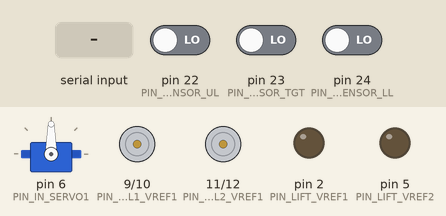
A sketch run on a simulated Arduino Mega 2560, built with avr-gcc and run on an emulated ATmega2560. Parts: servo, motor-driver pin pairs drawn as motors (green arrow = first pin HIGH = forward, orange = second pin HIGH = backward, longer = more drive), output pins drawn as LEDs (lit = HIGH). The inputs (shaded band) are chosen by the test bench; at power-on: pin 22 (PIN_PHOTO_SENSOR_UL) LOW, pin 23 (PIN_PHOTO_SENSOR_TGT) LOW, pin 24 (PIN_PHOTO_SENSOR_LL) LOW. What the sketch prints to the serial monitor is not drawn.

Above: at 1.2 s.
1.3 s: "w" received over the second serial link
At 2.2 s:
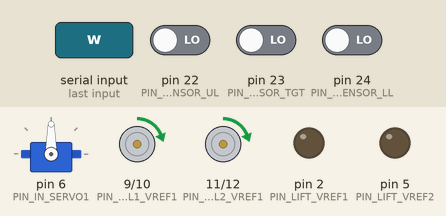
4.3 s: "z" received over the second serial link
At 5.4 s:
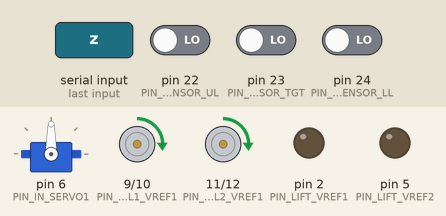
Timing chart, 0 to 7.3 s (numbered marks = the images above; inputs shaded):
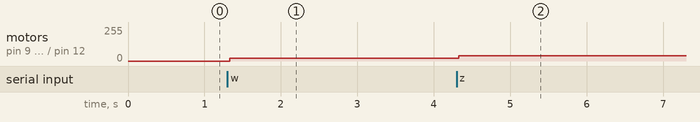

Measured:
- after the input at 1.3 s, motor on pin 9 (PIN_WHEEL1_VREF1) / pin 10 (PIN_WHEEL1_VREF2), motor on pin 11 (PIN_WHEEL2_VREF1) / pin 12 (PIN_WHEEL2_VREF2): stopped → forward 20/255 at once
- after the input at 4.3 s, motor on pin 9 (PIN_WHEEL1_VREF1) / pin 10 (PIN_WHEEL1_VREF2), motor on pin 11 (PIN_WHEEL2_VREF1) / pin 12 (PIN_WHEEL2_VREF2): forward 20/255 → forward 40/255 at once

The sketch:

ARC_2018.ino
```cpp
#include "ARC_cycle.h"
#include "ARC_user_command.h"
#include "ARC_drive.h"
#include "ARC_grasp.h"
#include "ARC_lift.h"

void setup() {
  Serial.begin(9600); // デバッグ用。シリアル通信の転送速度を9600bpsに指定。
  cycleInit();
  uc_init();
  dr_init();
  gr_init();
  lf_init();
}

void loop() {
  bl isElapsed;
  userCmd_t userCmd;

  noInterrupts();
  isElapsed = isElapsed10ms();
  interrupts();

  if( isElapsed ){
    userCmd = uc_tick();
    dr_tick(userCmd);
    gr_tick(userCmd);
    lf_tick(userCmd);
  }

}
```

ARC_common.h
```cpp
#ifndef COMMON_H
#define COMMON_H

typedef unsigned char uc;
typedef signed char sc;
typedef unsigned short us;
typedef signed short ss;
typedef unsigned long ul;
typedef signed long sl;
typedef void vd;
typedef unsigned char bl;

#define TRUE 1
#define FALSE 0

#endif // COMMON_H
```

ARC_cycle.cpp
```cpp
#include "ARC_cycle.h"
#include <MsTimer2.h>

static uc cycleCounter;

//prototype
static vd cycleCount(vd);

vd cycleInit(vd){
  cycleCounter = 0;

  MsTimer2::set(1, cycleCount);
  MsTimer2::start();
}

static vd cycleCount(vd){
  cycleCounter++;
}

static vd cycleClrCounter(vd){
  cycleCounter = 0;
}

bl isElapsed10ms(vd){
  if( cycleCounter >= 10){
    cycleClrCounter();

    return TRUE;
  }

  return FALSE;
}
```

ARC_cycle.h
```cpp
#ifndef CYCLE_H
#define CYCLE_H

#include "ARC_common.h"

extern vd cycleInit(vd);
extern bl isElapsed10ms(vd);

#endif //CYCLE_H
```

ARC_drive.cpp
```cpp
// -----
// Ref  : 上位モジュールから受け取った要求に従い、車両を駆動させる。
// ARC_drive.cpp[dr]
// -----
#include "ARC_drive.h"
#include "ARC_motor_driver.h"

// 車輪1用のピン設定
#define PIN_WHEEL1_VREF1 9  // DCモータ制御はPWMx2必要
#define PIN_WHEEL1_VREF2 10

// 車輪2用のピン設定
#define PIN_WHEEL2_VREF1 11  // DCモータ制御はPWMx2必要
#define PIN_WHEEL2_VREF2 12

//車両を駆動させる要求
typedef enum {
  eDrForward, //前進
  eDrReverse, //後退
  eDrCCW,     //CounterClockWise 反時計回り
  eDrCW,      //CounterClock 時計回り
  eDrStop,    //停止
  eDrBrake,   //ブレーキ
  eDrNoReq,   //車両を駆動させる要求ではない
} driveReq_t;

Motor testMotor1; //車輪1 右側モータ？？
Motor testMotor2; //車輪2 左側モータ？？

static driveReq_t lastDriveReq;  //前回の駆動要求

static driveReq_t dr_cvtDriveReq(userCmd_t);
static void dr_move(driveReq_t);

void dr_init() {
  testMotor1 = Motor(PIN_WHEEL1_VREF1, PIN_WHEEL1_VREF2);
  testMotor2 = Motor(PIN_WHEEL2_VREF1, PIN_WHEEL2_VREF2);
}

void dr_tick(userCmd_t user_cmd){
  driveReq_t dr_req;

  dr_req = dr_cvtDriveReq(user_cmd);  //ユーザーからの命令を変換してから
  dr_move(dr_req);                    //車両を動かす
}

static driveReq_t dr_cvtDriveReq(userCmd_t userCmd){
  driveReq_t driveReq;  //車両を駆動させる要求

  //ユーザーからの命令 → 車両を駆動させる要求
  switch(userCmd){
    case eUcDriveForward:
      driveReq = eDrForward;
      break;
    case eUcDriveReverse:
      driveReq = eDrReverse;
      break;
    case eUcDriveCCW:
      driveReq = eDrCCW;
      break;
    case eUcDriveCW:
      driveReq = eDrCW;
      break;
    case eUcDriveStop:
      driveReq = eDrStop;
      break;
    case eUcDriveBrake:
      driveReq = eDrBrake;
      break;
    default:
      driveReq = eDrNoReq;  //車両を駆動させる要求ではない場合
      break;
  }
  return driveReq;
}

static void dr_move(driveReq_t dr_req) {
  //前回の駆動要求と今回の駆動要求が異なれば
  if(lastDriveReq != dr_req){
    //受け取った要求に従い、車両を動かす
    switch(dr_req){
      case eDrForward: // 前進
        testMotor1.forward();
        testMotor2.forward();
        Serial.println("Forward");
        Serial.println(testMotor1.get_speed(), DEC);
        break;
      case eDrReverse: // 後退
        testMotor1.reverse();
        testMotor2.reverse();
        Serial.println("Reverse");
        Serial.println(testMotor1.get_speed(), DEC);
        break;
      case eDrCCW: // 反時計回り
        testMotor1.forward();
        testMotor2.reverse();
        Serial.println("Counter clockwise");
        Serial.println(testMotor1.get_speed(), DEC);
      case eDrCW: // 時計回り
        testMotor1.reverse();
        testMotor2.forward();
        Serial.println("Clockwise");
        Serial.println(testMotor1.get_speed(), DEC);
      case eDrStop: // 停止
        testMotor1.stop();
        testMotor2.stop();
        Serial.println("Stop");
        Serial.println(testMotor1.get_speed(), DEC);
        break;
      case eDrBrake: // ブレーキ
        testMotor1.brake();
        testMotor2.brake();
        Serial.println("Brake");
        break;
      case eDrNoReq:  //車両を動かす要求ではない場合
      default:
        break;
    }
  }
  lastDriveReq = dr_req;  //前回値の更新
}
```

ARC_drive.h
```cpp
// -----
// Abst : 車両を駆動させる
// -----

#ifndef ARC_DRIVE_H
#define ARC_DRIVE_H

#include "ARC_common.h"
#include "ARC_user_command.h"

extern void dr_init();
extern void dr_tick(userCmd_t);

#endif //ARC_DRIVE_H
```

ARC_grasp.cpp
```cpp
// -----
// Abst : 上位モジュールからの要求に従い、グリップをOpen/Closeする
// Ref  :
// -----
#include "ARC_grasp.h"
#include "ARC_servo_driver.h"
#include <Arduino.h>

#define PIN_IN_SERVO1 6 // 把持動作で利用するピン番号

//グリップを開閉させる要求
typedef enum {
  eGrOpen,  //オープン
  eGrClose, //クローズ
  eGrReset, //リセット
  eGrNoReq, //グリップを開閉させる要求ではない
} graspReq_t;

ARCGrasp grasp1;

static graspReq_t lastGraspReq;  //前回の開閉要求

static graspReq_t gr_cvtGraspReq(userCmd_t);
static void gr_grasp(graspReq_t);

void gr_init() {
  grasp1 = ARCGrasp(PIN_IN_SERVO1, 30, 100);
}

void gr_tick(userCmd_t user_cmd){
  graspReq_t gr_req;

  gr_req = gr_cvtGraspReq(user_cmd);  //ユーザーからの命令を変換してから
  gr_grasp(gr_req);                   //グリップを動かす
}

static graspReq_t gr_cvtGraspReq(userCmd_t userCmd){
  graspReq_t graspReq;  //グリップを開閉させる要求

  //ユーザーからの命令 → グリップを開閉させる要求
  switch(userCmd){
    case eUcGraspOpen:
      graspReq = eGrOpen;
      break;
    case eUcGraspClose:
      graspReq = eGrClose;
      break;
    case eUcGraspReset:
      graspReq = eGrReset;
      break;
    default:
      graspReq = eGrNoReq;  //グリップを開閉させる要求ではない場合
      break;
  }

  return graspReq;
}

static void gr_grasp(graspReq_t gr_req) {
  //前回の駆動要求と今回の駆動要求が異なれば
  if(lastGraspReq != gr_req){
    switch(gr_req){
      case eGrOpen: // オープン
        Serial.println("o key(open) is clicked!");
        grasp1.open();
        break;
      case eGrClose: // クローズ
        Serial.println("p key(close) is clicked!");
        grasp1.close();
        break;
      case eGrReset: // リセット
        Serial.println("r key(reset) is clicked!");
        grasp1.reset();
        break;
      case eGrNoReq:  //グリップを開閉させる要求ではない場合
      default:
        break;
    }
  }
  lastGraspReq = gr_req;
}
```

ARC_grasp.h
```cpp
// -----
// Abst : グリップをOpen/Closeする
// Ref  :
// -----

#ifndef ARC_GRASP_H
#define ARC_GRASP_H

#include "ARC_common.h"
#include "ARC_user_command.h"


extern void gr_init();
extern void gr_tick(userCmd_t);

#endif //ARC_GRASP_H
```

ARC_lift.cpp
```cpp
// -----
// Abst : 上位モジュールからの要求に従いリフトを上下する
// ARC_lift.cpp[lf]
// -----
#include "ARC_lift.h"
#include "ARC_motor_driver.h"
#include "ARC_photo_sensor.h"

// リフト用
#define PIN_LIFT_VREF1 2  // DCモータ制御はPWMx2必要
#define PIN_LIFT_VREF2 5

//リフトを上下させる要求
typedef enum {
  eLfUp,    //上昇
  eLfDown,  //下降
  eLfStop,  //停止
  eLfBrake, //ブレーキ
  eLfNoReq, //リフトを駆動させる要求ではない
} liftReq_t;

Motor testMotorLift;

static liftReq_t lastLiftReq;  //前回の駆動要求

static liftReq_t lf_cvtLiftReq(userCmd_t userCmd);
static void lf_lift(liftReq_t lf_req);

void lf_init() {
  testMotorLift = Motor(PIN_LIFT_VREF1, PIN_LIFT_VREF2);
  ps_init();
}

void lf_tick(userCmd_t user_cmd){
  liftReq_t lf_req;

  lf_req = lf_cvtLiftReq(user_cmd);  //ユーザーからの命令を変換してから
  lf_lift(lf_req);                   //グリップを動かす
}

static liftReq_t lf_cvtLiftReq(userCmd_t userCmd){
  liftReq_t liftReq;  //リフトを駆動させる要求

  //ユーザーからの命令 → リフトを駆動させる要求
  switch(userCmd){
    case eUcLiftUp:
      liftReq = liftReq;
      break;
    case eUcLiftDown:
      liftReq = eLfDown;
      break;
    case eUcLiftStop:
      liftReq = eLfStop;
      break;
    case eUcLiftBrake:
      liftReq = eLfBrake;
      break;
    default:
      liftReq = eLfNoReq;  //グリップを開閉させる要求ではない場合
      break;
  }

  return liftReq;
}

static void lf_lift(liftReq_t lf_req) {
  //リフトの上下限に達したか、ターゲットの位置に到達した場合
  if(ps_photoSensor() == ePsDetected){
    //リフト停止
    testMotorLift.stop();
    Serial.println("Stop");
    Serial.println(testMotorLift.get_speed(), DEC);
    return;
  }

  //前回の駆動要求と今回の駆動要求が異なれば
  if(lastLiftReq != lf_req){
    switch(lf_req){
      case eLfUp: // 上昇
        testMotorLift.forward();
        Serial.println("Up");
        Serial.println(testMotorLift.get_speed(), DEC);
        break;
      case eLfDown: // 下降
        testMotorLift.reverse();
        Serial.println("Reverse");
        Serial.println(testMotorLift.get_speed(), DEC);
        break;
      case eLfStop: // 停止
        testMotorLift.stop();
        Serial.println("Stop");
        Serial.println(testMotorLift.get_speed(), DEC);
        break;
      case eLfBrake: // ブレーキ
        testMotorLift.brake();
        Serial.println("Brake");
        break;
      default:
        break;
    }
  }
}
```

ARC_lift.h
```cpp
// -----
// Abst : リフトを上下する
// Ref  :
// -----

#ifndef ARC_LIFT_H
#define ARC_LIFT_H

#include "ARC_common.h"
#include "ARC_user_command.h"

extern void lf_init();
extern void lf_tick(userCmd_t);

#endif //ARC_LIFT_H
```

ARC_photo_sensor.cpp
```cpp
// -----
// Abst : 透過型フォトセンサが物体を検知したかを取得する。
// Ref  :
// ARC_photo_sensor.cpp[ps]
// -----
#include "ARC_photo_sensor.h"
#include <arduino.h>

#define PIN_PHOTO_SENSOR_UL 22 // リフト上限用フォトセンサのピン番号(Digital)
#define PIN_PHOTO_SENSOR_TGT 23 // ターゲット用フォトセンサのピン番号(Digital)
#define PIN_PHOTO_SENSOR_LL 24 // リフト下限用フォトセンサのピン番号(Digital)

void ps_init(void) {
  pinMode(PIN_PHOTO_SENSOR_UL, INPUT);
  pinMode(PIN_PHOTO_SENSOR_TGT, INPUT);
  pinMode(PIN_PHOTO_SENSOR_LL, INPUT);
}

photoSensorRslt_t ps_photoSensor(void) {

  if((digitalRead(PIN_PHOTO_SENSOR_UL) == HIGH)
  || (digitalRead(PIN_PHOTO_SENSOR_TGT) == HIGH)
  || (digitalRead(PIN_PHOTO_SENSOR_LL) == HIGH)){
    Serial.println("Detected!!");
    return ePsDetected;
  }else{
    Serial.println("Not detected.");
    return ePsNotDetected;
  }
}
```

ARC_photo_sensor.h
```cpp
// -----
// Abst : 透過型フォトセンサが物体を検知したかを取得する。
// Ref  :
// -----

#ifndef ARC_PHOTO_SENSOR_H
#define ARC_PHOTO_SENSOR_H

#include "ARC_common.h"

//センサの検知結果
typedef enum {
  ePsDetected,    //検知
  ePsNotDetected, //非検知
} photoSensorRslt_t;

extern void ps_init();
extern photoSensorRslt_t ps_photoSensor(void);

#endif //ARC_PHOTO_SENSOR_H
```

ARC_user_command.cpp
```cpp
// -----
// Abst : ユーザーからの命令を取得する
// ARC_user_command.cpp[uc]
// -----
#include "ARC_user_command.h"
#include"arduino.h"

void uc_init(void){
  Serial2.begin(9600);
}

userCmd_t uc_tick(void){
  static userCmd_t userCmd = eUcDriveStop;

  // シリアルポートからデータを受ける場合1以上になる
  if(Serial2.available() > 0){
    switch(Serial2.read()){
      case 'w': // 前進
        userCmd = eUcDriveForward;
        break;
      case 'z': // 後退
        userCmd = eUcDriveReverse;
        break;
      case 'a': // 左まわり
        userCmd = eUcDriveCCW;
        break;
      case 'd': // 右まわり
        userCmd = eUcDriveCW;
        break;
      case 'q': // ストップ
        userCmd = eUcDriveStop;
        break;
      case 'x': // ブレーキ
        userCmd = eUcDriveBrake;
        break;
      case 'o': // オープン
        userCmd = eUcGraspOpen;
        break;
      case 'p': // クローズ
        userCmd = eUcGraspClose;
        break;
      case 'r': // リセット
        userCmd = eUcGraspReset;
        break;
      case 'u': // 上昇
        userCmd = eUcLiftUp;
        break;
      case 'h': // 下降
        userCmd = eUcLiftDown;
        break;
      case 'j': // ストップ
        userCmd = eUcLiftStop;
        break;
      case 'n': // ブレーキ
        userCmd = eUcLiftBrake;
        break;
      default:
        break;
    }
  }
}
```

ARC_user_command.h
```cpp
// -----
// Abst : ユーザーからの命令を取得する
// -----
#ifndef ARC_USER_COMMAND_H
#define ARC_USER_COMMAND_H

//ユーザーからの命令群、キーボードからの入力をこれらに変換し外部モジュールへ公開する
typedef enum {
  eUcDriveForward,
  eUcDriveReverse,
  eUcDriveCCW,
  eUcDriveCW,
  eUcDriveStop,
  eUcDriveBrake,
  eUcGraspOpen,
  eUcGraspClose,
  eUcGraspReset,
  eUcLiftUp,
  eUcLiftDown,
  eUcLiftStop,
  eUcLiftBrake,
} userCmd_t;

extern void uc_init(void);
extern userCmd_t uc_tick(void);

#endif //ARC_USER_COMMAND_H
```

ARC_motor_driver.cpp
```cpp
#include<stdlib.h>
#include"arduino.h"
#include "ARC_motor_driver.h"

int initSp    = 0;  // 初期速度
int spUpStep  = 20; // 加速の回転速度の間隔
int spDwnStep = 10; // 減速の回転速度の間隔

Motor::Motor(){}

Motor::Motor(int _pwmPin1, int _pwmPin2){
  this -> pwmPin1 = _pwmPin1;
  this -> pwmPin2 = _pwmPin2;
  this -> sp1 = initSp;
  this -> sp2 = initSp;

  pinMode(this -> pwmPin1, OUTPUT);
  pinMode(this -> pwmPin2, OUTPUT);
}

void Motor::forward(){
  // sp2が止まっていなとsp1は動かさない
  if (!isMoving(this -> sp2)){
    if((this -> sp1 + spUpStep) <= 255) this -> sp1 += spUpStep;
    move(this -> pwmPin1, this -> sp1);
  }
}

void Motor::reverse(){
  // sp1が止まっていないとsp2は動かさない
  if (!isMoving(this -> sp1)){
    if((this -> sp2 + spUpStep) <= 255) this -> sp2 += spUpStep;
    move(this -> pwmPin2, this -> sp2);
  }
}

void Motor::stop(){
  this -> sp1 = 0;
  this -> sp2 = 0;
  move(this -> pwmPin1, this -> sp1);
  move(this -> pwmPin2, this -> sp2);
}

void Motor::brake(){
  int sp, pwmPin;
  if (isMoving(sp1)){
    for(int i = this -> sp1; i >= 0; i -= spDwnStep){
      move(this -> pwmPin1, i);
      this -> sp1 = i;
    }
  }
  else if (isMoving(sp2)){
    for(int i = this -> sp2; i >= 0; i -= spDwnStep){
      move(this -> pwmPin2, i);
      this -> sp2 = i;
    }
  }

  stop();
}

int Motor::get_speed(){
  int sp = 0;
  if (isMoving(sp1)) sp = this -> sp1;
  else if (isMoving(sp2)) sp = this -> sp2;

  return sp;
}

// Private
void Motor::move(int pwmPin, int sp){
  // 速度を設定して回転させる
  analogWrite(pwmPin, sp);
}

boolean Motor::isMoving(int sp){
  if(sp == 0) return false;
  else return true;
}
```

ARC_motor_driver.h
```cpp
// -----
// Abst : モータを制御するためのクラス
// -----
#ifndef ARC_MOTOR_DRIVER_H
#define ARC_MOTOR_DRIVER_H

#include <Arduino.h>

class Motor{
  private:
    int pwmPin1, pwmPin2;
    int sp1, sp2;

  public:
    Motor();

    // -----
    // モータ
    // [入力引数]
    //   int _pwmPin1 : PWMの端子番号1
    //   int _pwmPin1 : PWMの端子番号2
    //
    Motor(int _pwmPin1, int _pwmPin2);

    void forward();
    void reverse();
    void stop();
    void brake();
    int get_speed();

  private:
    void move(int pwmPin, int sp);
    boolean isMoving(int sp);
};

#endif //ARC_MOTOR_DRIVER_H
```

ARC_servo_driver.cpp
```cpp
#include<stdlib.h>
#include"arduino.h"
#include "ARC_servo_driver.h"
#include<Servo.h>

Servo sv;

int saveInitValue; // 初期値を保存

ARCGrasp::ARCGrasp(){}

ARCGrasp::ARCGrasp(int _pwmPin, int _minValue, int _maxValue){
  this -> pwmPin = _pwmPin;
  this -> minValue = convert_value(_minValue);
  this -> maxValue = convert_value(_maxValue);

  // 初期値を設定
  this -> value = this -> maxValue;
  saveInitValue = this -> value;

  // サーボのピンへの割り当て
  sv.attach(this -> pwmPin);
}

void ARCGrasp::open(){
  int val = getValue();

  for(int i = val; i >= this -> maxValue; i--){
    this -> value = i;
    move();
  }
}

void ARCGrasp::close(){
  int val = getValue();

  // 開閉確認: 開いている場合は閉じる
  if(val < this -> minValue){
    for(int i = val; i < this -> minValue; i++){
      this -> value = i;
      move();
    }
  }
}

void ARCGrasp::reset(){
  int value = saveInitValue;
  sv.write(value);
}

int ARCGrasp::getValue(){
  return this -> value;
}

// Private
void ARCGrasp::move(){
  sv.write(this -> value);
}

int ARCGrasp::convert_value(int val){
  return (180 - val);
}
```

ARC_servo_driver.h
```cpp
// -----
// Abst : サーボモータを利用した把持動作用クラス
// -----
#ifndef ARC_SERVO_DRIVER_H
#define ARC_SERVO_DRIVER_H

class ARCGrasp{
  private:
    int pwmPin;
    int value;
    int minValue;
    int maxValue;

  public:
    ARCGrasp();

    // -----
    // 把持動作を行う
    // [入力引数]
    //   int _pwmPin   : PWMの端子番号
    //   int _minValue : 閉じている値(NULLを指定する場合は0を設定する)
    //   int _maxValue : 開いている値(100までを指定 ※100を越えると金具にぶつかる)
    //
    ARCGrasp(int _pwmPin, int _minValue, int _maxValue);

    void open();
    void close();
    void reset();
    int getValue();

  private:
    void move();
    int convert_value(int val);
};

#endif //ARC_SERVO_DRIVER_H
```
